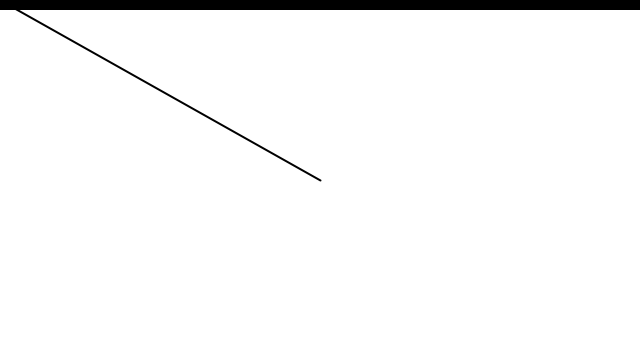
Frame 1 (no input)
Frame 60 (the mouse pressed at the canvas centre just before this capture): identical to frame 1, image omitted
Frame 120 (the mouse held since frame 60 and released just before this capture): blank canvas, image omitted

The Processing sketch that drew this single still picture (run headless with seeded random() and noise(); from frame 60 on, the mouse is pressed at the canvas centre):

// Processing sketch: VectorMagnitude
// ── VectorMagnitude.pde

void setup() {
  size(640,360);
}

void draw() {
  background(255);
  
  PVector mouse = new PVector(mouseX,mouseY);
  PVector center = new PVector(width/2,height/2);
  mouse.sub(center);

  float m = mouse.mag();
  fill(0);
  noStroke();
  rect(0,0,m*2,10);
  
  translate(width/2,height/2);
  stroke(0);
  strokeWeight(2);
  line(0,0,mouse.x,mouse.y);
  
}
